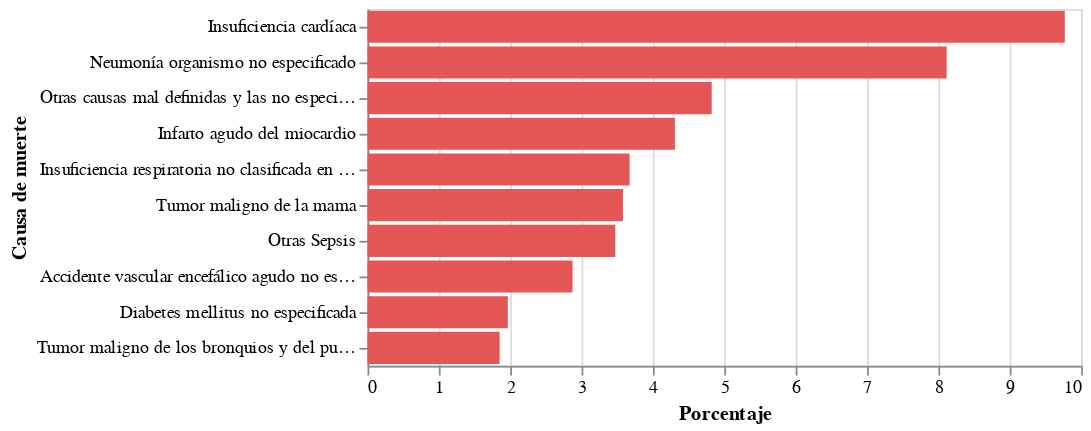

Notebook source saved alongside this figure:
### Code cell
#Mujeres
alt.Chart(df_bycause5).mark_bar(color='#e45756').encode(
    x=alt.X('PORCENTAJE:Q', 
          title='Porcentaje'),
    y=alt.Y('Causa de muerte:N', 
          title='Causa de muerte', 
          axis=alt.Axis(labelAngle=0),
          sort='-x')
)

### Figure 1 — Vega-Lite specification as saved in the notebook (floating-point values rounded to 4 significant figures)
{"config": {"view": {"continuousWidth": 400, "continuousHeight": 300}}, "data": {"name": "data-1785f1cc5ae4f5c59c40e3d234d6b0ba"}, "mark": {"type": "bar", "color": "#e45756"}, "encoding": {"x": {"type": "quantitative", "field": "PORCENTAJE", "title": "Porcentaje"}, "y": {"type": "nominal", "axis": {"labelAngle": 0}, "field": "Causa de muerte", "sort": "-x", "title": "Causa de muerte"}}, "$schema": "https://vega.github.io/schema/vega-lite/v4.8.1.json", "datasets": {"data-1785f1cc5ae4f5c59c40e3d234d6b0ba": [{"Sexo": "Mujer", "Causa de muerte": "Insuficiencia cardíaca", "CUENTA": 140246, "PORCENTAJE": 9.772}, {"Sexo": "Mujer", "Causa de muerte": "Neumonía organismo no especificado", "CUENTA": 116478, "PORCENTAJE": 8.116}, {"Sexo": "Mujer", "Causa de muerte": "Otras causas mal definidas y las no especificadas de mortalidad", "CUENTA": 69225, "PORCENTAJE": 4.823}, {"Sexo": "Mujer", "Causa de muerte": "Infarto agudo del miocardio", "CUENTA": 61825, "PORCENTAJE": 4.308}, {"Sexo": "Mujer", "Causa de muerte": "Insuficiencia respiratoria no clasificada en otra parte", "CUENTA": 52715, "PORCENTAJE": 3.673}, {"Sexo": "Mujer", "Causa de muerte": "Tumor maligno de la mama", "CUENTA": 51384, "PORCENTAJE": 3.58}, {"Sexo": "Mujer", "Causa de muerte": "Otras Sepsis", "CUENTA": 49829, "PORCENTAJE": 3.472}, {"Sexo": "Mujer", "Causa de muerte": "Accidente vascular encefálico agudo no especificado como hemorrágico o isquémico", "CUENTA": 41240, "PORCENTAJE": 2.873}, {"Sexo": "Mujer", "Causa de muerte": "Diabetes mellitus no especificada", "CUENTA": 28217, "PORCENTAJE": 1.966}, {"Sexo": "Mujer", "Causa de muerte": "Tumor maligno de los bronquios y del pulmón", "CUENTA": 26574, "PORCENTAJE": 1.852}]}}
